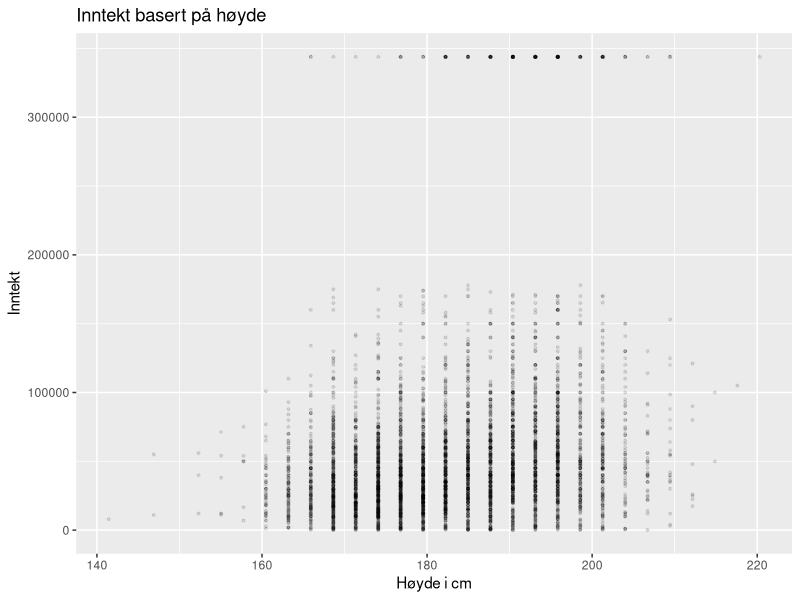
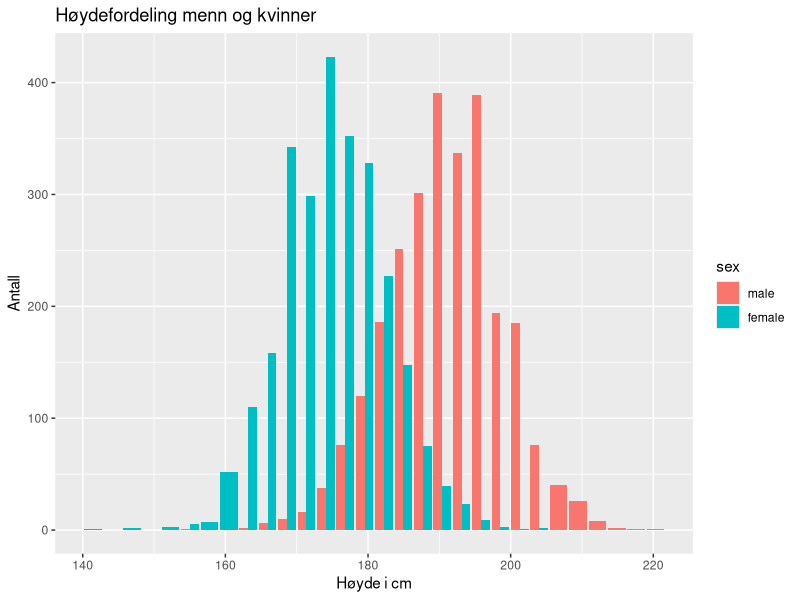
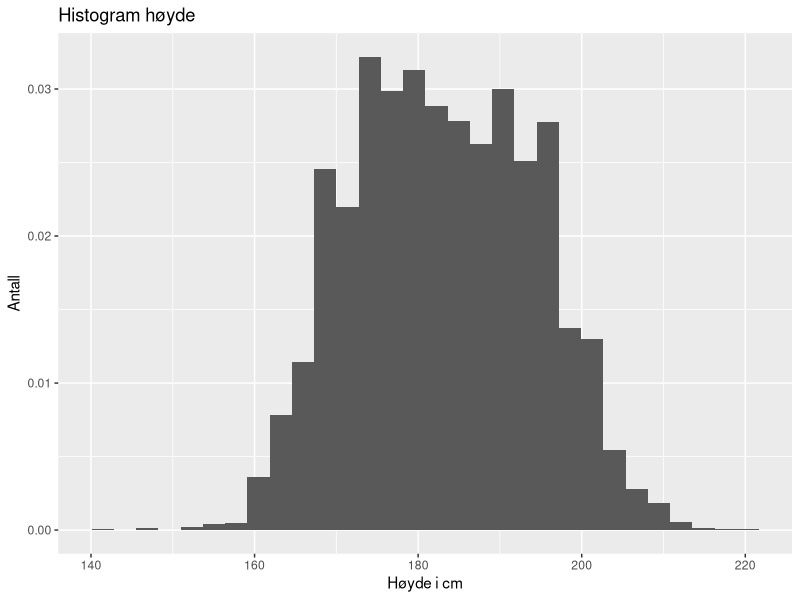
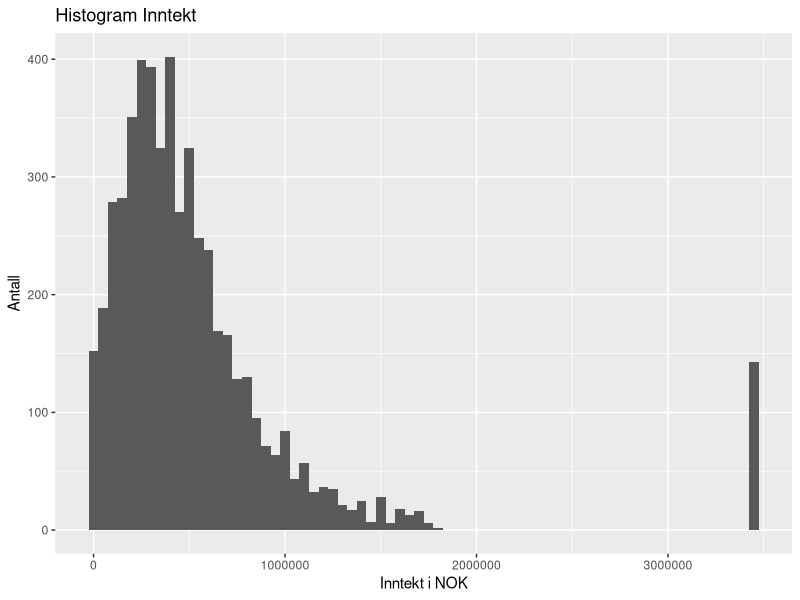
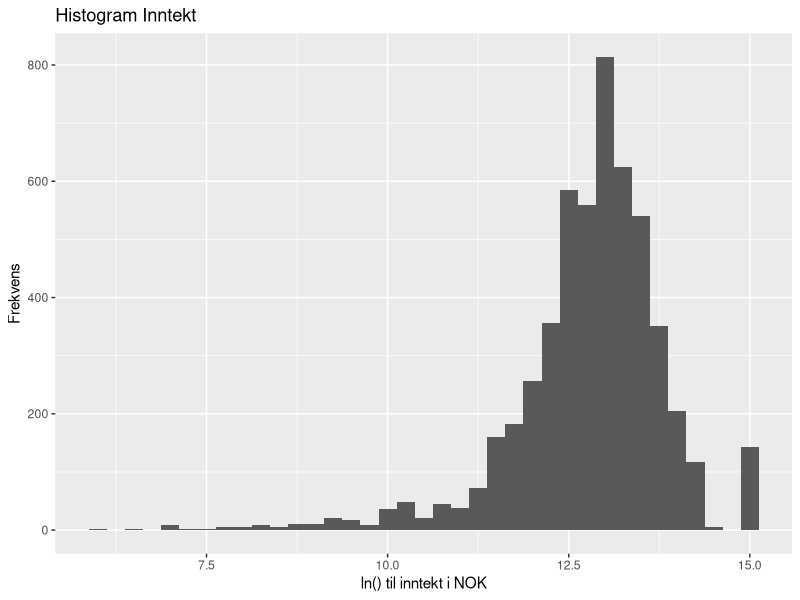
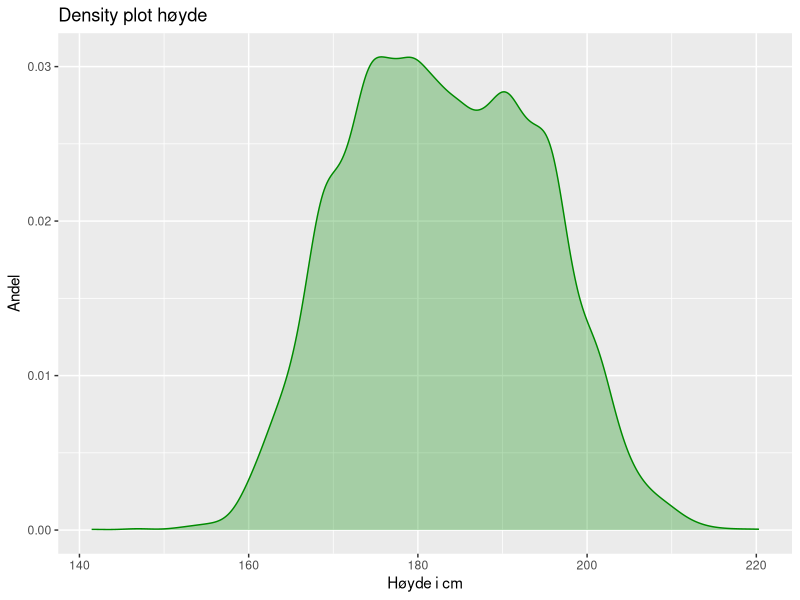
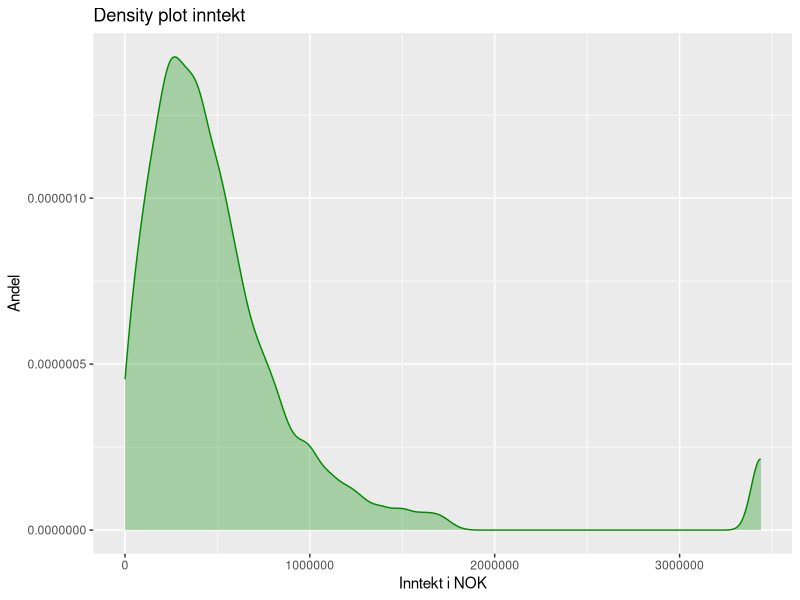
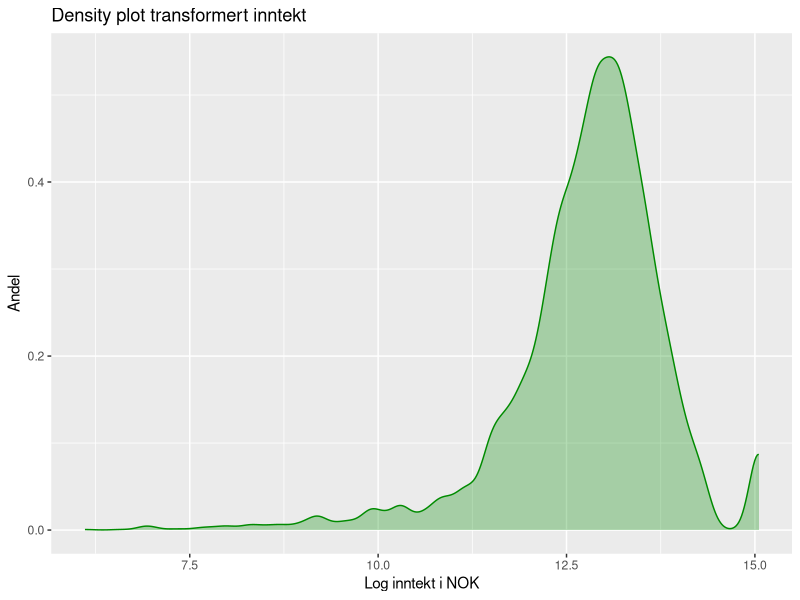

Reproduce these figures in R, in order.
## ---- chunk 1
# all calls to library() should be here. Easy to see what
# libraries must be installed to run the document. 
# Code-chunk called setup is run before any code-chunk 
# is run
library(modelr)
library(tidyverse)
library(knitr)
#install.packages("ggplot2")
library("ggplot2")
# noen er veldig lite glad i science notation ;-)
#options(scipen = 999)
# jeg vil forslå 
options(scipen = 6)
# så fåen science notation for veldig små og veldig store tall
# install.packages("ggpubr")
library(ggpubr)
## ---- chunk 2
heightsPosInc <- modelr::heights
#attach(x)
# Bruk pipes og tidyverse
# heights_pos_inc hadde kanskje vært mer 
# i takt med tidyverse (snake_case for objekter)
heightsPosInc <- heightsPosInc %>% 
  filter(income > 0) %>% 
  mutate(
    income_NOK = income * 10,
    height_cm = height * 2.72
  )
## ---- chunk 3
# rewritten in the tidyverse way
heightsPosInc %>% 
  select(age, education, income_NOK, height_cm) %>% 
  summary() 
# slå på kable til slutt. kable output "lugger" 
# ved scrolling i .Rmd dokumenter 
#%>%   kable()
## ---- chunk 4
# bruke pipes og tidyverse. 
# Gir det noen informasjon å la punktene være mørkegrønne?
# Foreslår å redusere size på punktene og også alpha for
# å bedre se hvor det er mange observasjoner
heightsPosInc %>% 
ggplot(mapping = aes(x = height_cm, y = income)) +
  geom_point(size = 0.7, alpha = 0.1) +
  xlab("Høyde i cm") + 
  ylab("Inntekt") + 
  ggtitle("Inntekt basert på høyde")
## ---- chunk 5
# Dette er en god figur med mye informasjonsverdi
heightsPosInc %>% 
  ggplot() + 
  geom_bar(mapping = aes(x = height_cm, fill = sex ), 
           position = "dodge") + 
  xlab("Høyde i cm") + 
  ylab("Antall") + 
  ggtitle("Høydefordeling menn og kvinner")
## ---- chunk 6
# skrevte om til pipes og tidyverse
# Vil anbefale å bruke default colour så lenge
# farge ikke har noen informasjonsverdi
# Har gjort om til frekvens. Ta bort ", y = ..density.."
# hvis dere heller vil ha antall
heightsPosInc %>% 
  ggplot(mapping = aes(x = height_cm, y = ..density..)) +
  geom_histogram(binwidth = 2.72) + 
  ggtitle("Histogram høyde") + 
  xlab("Høyde i cm") +
  ylab("Antall")
## ---- chunk 7
# skrevte om til pipes og tidyverse
# Vil anbefale å bruke default colour så lenge
# farge ikke har noen informasjonsverdi
heightsPosInc %>% 
  ggplot(mapping = aes(x = income_NOK)) +
  geom_histogram(binwidth = 50000) +
  ggtitle("Histogram Inntekt") +
  xlab("Inntekt i NOK") +
  ylab("Antall")
## ---- chunk 8
# Hvis en tror at en trenger den log-transformerte
# variabelen senere kan en legge den til dataframen,
# ellers er R istand til å gjøre transformasjonene
# "on the fly". Det siste reduserer "clutter"
heightsPosInc %>% 
  ggplot(mapping = aes(x = log(income_NOK))) +
  geom_histogram(binwidth = 0.25) +
  ggtitle("Histogram Inntekt") +
  xlab("ln() til inntekt i NOK") +
  ylab("Frekvens")
## ---- chunk 9
# skrevet om til tidyverse og pipes
# jeg liker godt gjennomsiktighet på fill, men
# en smakssak. Har en flere densities i samme figur
# er gjennomsiktighet en fordel
heightsPosInc %>% 
  ggplot(mapping = aes(x = height_cm)) +
  geom_density(alpha = 0.3, colour = "green4", fill = "green4") +
  ggtitle("Density plot høyde") +
  xlab("Høyde i cm") + 
  ylab("Andel")
## ---- chunk 10
# skrevet om til tidyverse og pipes
# jeg liker godt gjennomsiktighet på fill, men
# en smakssak. Har en flere densities i samme figur
# er gjennomsiktighet en fordel
heightsPosInc %>% 
  ggplot(mapping = aes(x = income_NOK)) +
  geom_density(alpha = 0.3, colour = "green4", fill = "green4") +
  ggtitle("Density plot inntekt") +
  xlab("Inntekt i NOK") + 
  ylab("Andel")
## ---- chunk 11
heightsPosInc %>% 
  ggplot(mapping = aes(x = log(income_NOK))) +
  geom_density(alpha = 0.3, colour = "green4", fill = "green4") +
  ggtitle("Density plot transformert inntekt") +
  xlab("Log inntekt i NOK") + 
  ylab("Andel")
## ---- chunk 12
heights_under1000000 <- subset(heightsPosInc, income_NOK < 1000000)

heights_under1000000$cmInt <- cut(heights_under1000000$height_cm, breaks = 7)
ggplot(heights_under1000000, mapping =aes(x = cmInt, y = income, fill= cmInt))+
geom_boxplot(col = "darkseagreen4")
## ---- chunk 13
# omskrevet til pipes. Igjen ved å redusere size og
# alpha ser en lettere hvor det er flest observasjoner
heightsPosInc %>% 
ggplot(mapping = aes(x = height_cm, y = income_NOK)) + 
  geom_point(position = "jitter",
             colour = "darkseagreen4",
             size = .5,
             alpha = .2) +
  geom_smooth(method = "lm") +
  geom_smooth(method = MASS::rlm, 
              colour = "firebrick3", 
              se = TRUE) +
  xlab("Høyde i cm") + 
  ylab("Inntekt i NOK") + 
  ggtitle("Inntekt basert på høyde")
## ---- chunk 14
# Igjen, jeg ville gått for en pipe. Jiiter , size og 
# alpha er kanskje overkill på punktene, men jeg sysnes 
# det får frem hvor observasjonene er. Tar legend under
# siden vi siden skal ha to ved siden av hverandre
plot1 <- heightsPosInc %>% 
  ggplot(mapping = aes(x = height_cm, 
                       y = income_NOK, 
                       colour = sex)) +
  geom_point(position = "jitter", size = .5, alpha = .2) +
  geom_smooth(method = "lm", se = TRUE) +
  xlab("Høyde i cm") + 
  ylab("Inntekt i NOK") +
  theme(legend.position = "bottom")
plot1
## ---- chunk 15
# endret mass til MASS som pakken heter hos meg
plot2 <- heightsPosInc %>% 
  ggplot(mapping = aes(x = height_cm, 
                       y = income_NOK, 
                       colour = sex)) +
  geom_point(position = "jitter", size = .5, alpha = .2) +
  geom_smooth(method = MASS::rlm, se = TRUE) +
  xlab("Høyde i cm") + 
  ylab("Inntekt i NOK") +
  theme(legend.position = "bottom")
plot2
## ---- chunk 16
# flyttet library() til setup på toppen
ggarrange(plot1, plot2, ncol = 2, nrow = 1, labels = c("Med ekstrempunkt", "Uten ekstrempunkt"), vjust = 3, hjust = -0.48)
## ---- chunk 17
# Igjen, jeg synes bruk av size og alpha gir et bedre 
# bilde av hvor observasjonene ligger
ggplot(heightsPosInc, mapping = aes(x = height_cm, 
                                    y = income_NOK, 
                                    colour = education)) + 
  geom_point(size = 0.7, alpha = 0.1) +
  geom_smooth(method = MASS::rlm) +
  facet_grid(~ sex) + 
  ylab("Inntekt i NOK") + 
  xlab("Høyde i cm") + 
  ggtitle("Inntekt basert på kjønn og høyde ")
## ---- chunk 18
ggplot(heightsPosInc, mapping = aes(x = height_cm, 
                                    y = income_NOK)) + 
  geom_point(colour = "darkseagreen4",
             size = 0.5,
             alpha = 0.1) +
  geom_smooth(method = MASS::rlm, colour = "brown") +
  facet_grid(~ marital) + 
  xlab("Høyde (140-220cm) og sivilstatus (singel etc.)") + 
  ylab("Inntekt i NOK") + 
  ggtitle("Inntekt basert på sivilstatus og høyde")
## ---- chunk 19
# Er dette nødvendig? class(heightsPosInc$education)
# sier at education er integer
heightsPosInc$educationNum <- as.numeric(heightsPosInc$education)
# vurder tidyverse alternativet fra ggplot2, cut_interval()
# eller cut_width(). Setter breaks ved 
# oppnådd utdannelsesnivå. Jeg prøver å konvertere 
# bort fra cut;-)

heightsPosInc$educationInt <- cut(heightsPosInc$educationNum, breaks = 6)

ggplot(heightsPosInc, mapping = aes(x = height_cm, y = income_NOK)) + 
  geom_point(size = 0.5, alpha = 0.2, colour = "darkseagreen4") +
  geom_smooth(method = MASS::rlm, colour = "brown") +
  facet_grid(~ educationInt) + 
   xlab("Høyde (140-220cm) og utdanningsnivå (0.981 - 20) ") + 
  ylab("Inntekt") + 
  ggtitle("Inntektsfordeling basert på utdanningsnivå og høyde")
## ---- chunk 20
# samme vha tidyverse og pipe
heightsPosInc %>% 
  filter(!is.na(education)) %>% 
  filter(income_NOK < 2000000) %>% 
  mutate(
    eduBinned = cut(education, breaks = c(0, 12, 14, 16, 22), labels = c("hs", "lc", "cu", "cg"), right = TRUE)
  ) %>% 
ggplot(mapping = aes(x = height_cm, y = income_NOK)) + 
  geom_point(size = 0.5, alpha = 0.2, colour = "darkseagreen4") +
  geom_smooth(method = MASS::rlm, colour = "brown") +
  facet_grid(sex ~ eduBinned) + 
   xlab("Høyde (140-220cm) og utdanningsnivå (hs:cg)") + 
  ylab("Inntekt") + 
  ggtitle("Inntektsfordeling basert på kjønn, utdanningsnivå og høyde")
## ---- chunk 21
#summary(lm (income_NOK ~ height_cm, data = heightsPosInc))
# Eller
coef(lm (income_NOK ~ height_cm, data = heightsPosInc))[2]
## ---- chunk 22
# lm() er en av de få funksjonene som ikke har data som
# første input. Vi må derfor angi hvor dtaene fra pipen 
#skal komme inn vha. "."
heightsPosInc %>% 
  lm (formula = income_NOK ~ height_cm + marital + sex + education, data = .) %>% 
  summary()
#summary(lm (NOK ~ cm + marital + sex + education, data = heightsPosInc))
